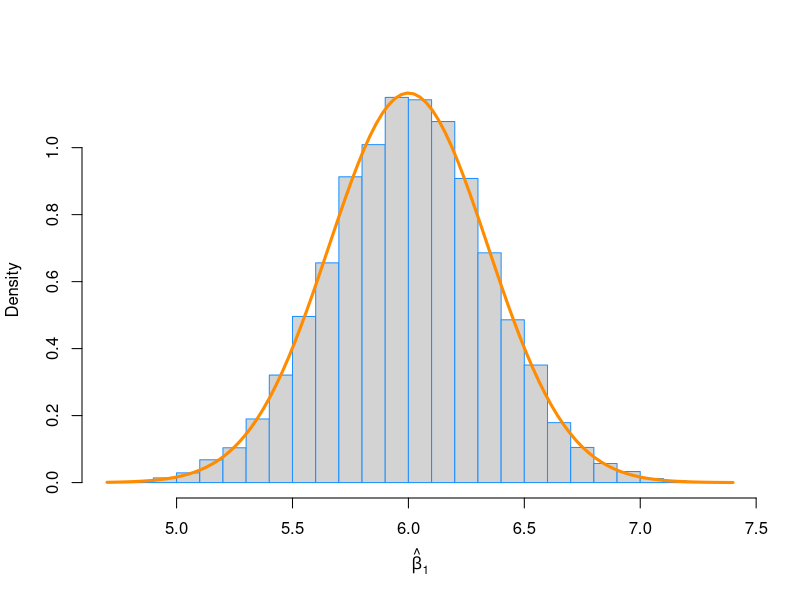
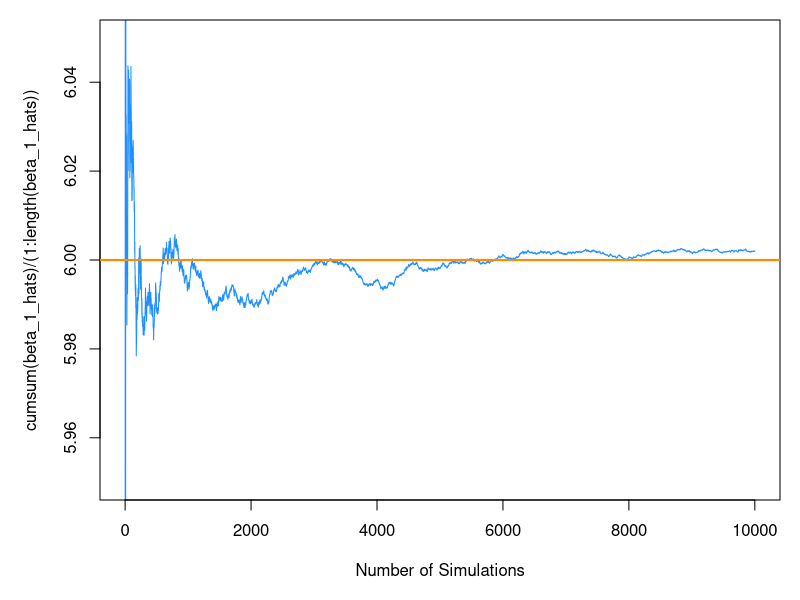
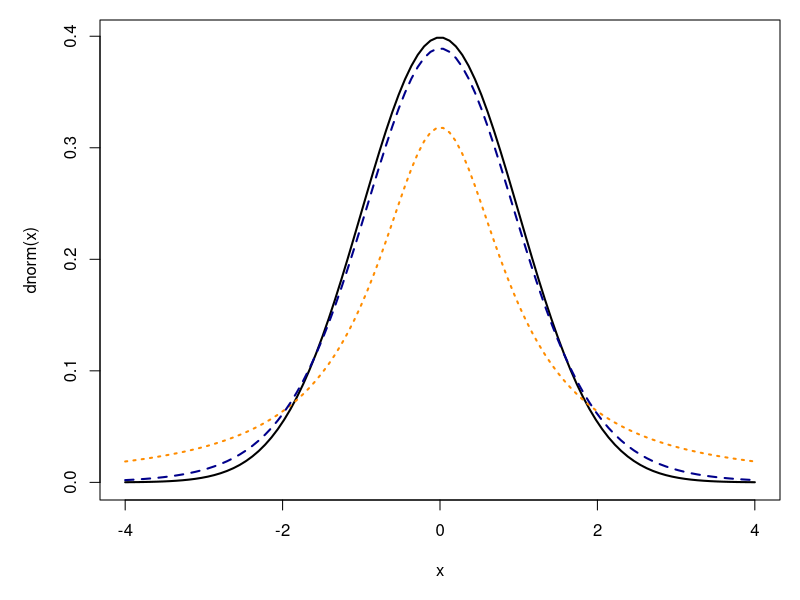
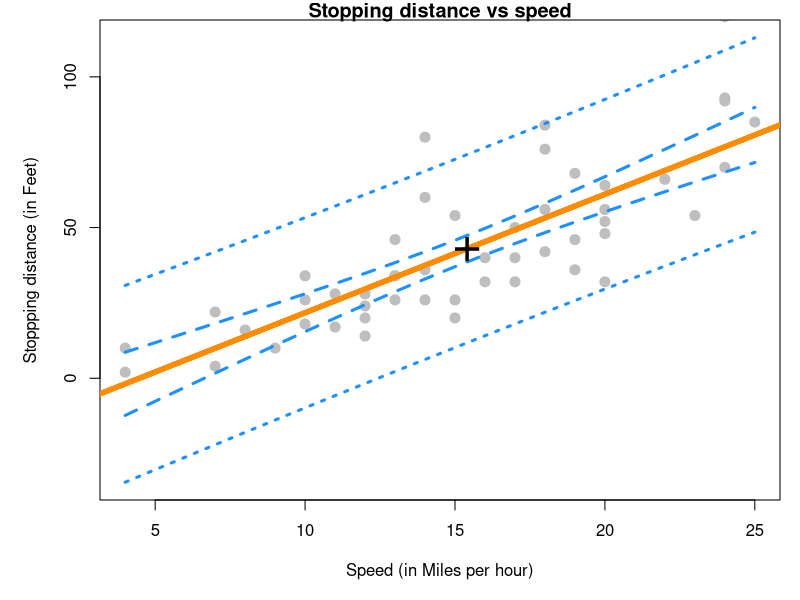

Recreate these plots in R, in order.
set.seed(42)
sample_size = 100
x = seq(-1, 1, length =sample_size)
Sxx = sum((x-mean(x))^2)

beta_0 = 3
beta_1 = 6
sigma = 2

(var_beta_1_hat = sigma^2/Sxx)
(var_beta_0_hat = sigma^2 *(1/sample_size+mean(x)^2/Sxx))


num_samples = 10000
beta_0_hats = rep(0, num_samples)
beta_1_hats = rep(0, num_samples)

for(i in 1:num_samples){
  eps = rnorm(sample_size, mean=0, sd=sigma)
  y = beta_0 + beta_1 *x + eps

  sim_model = lm(y~x)

  beta_0_hats[i] = coef(sim_model)[1]
  beta_1_hats[i] = coef(sim_model)[2]
}

hist(beta_1_hats,
     prob= TRUE,
     breaks=20,
     xlab= expression(hat(beta)[1]),
     main="", border="dodgerblue")
curve(dnorm(x, mean=beta_1, sd= sqrt(var_beta_1_hat)),
      col="darkorange",
      add=TRUE,
      lwd=3)

par(mar=c(5,5,1,1))
plot(cumsum(beta_1_hats)/ (1:length(beta_1_hats)),
     type = "l",
     ylim = c(5.95, 6.05),
     xlab = "Number of Simulations",
     col="dodgerblue")
abline(h=6, col="darkorange", lwd=2)


# t distribution
x = seq(-4, 4, length=100)
plot(x, dnorm(x), type= "l", lty = 1, lwd= 2)
lines(x, dt(x, df=1), lty=3, lwd=2, col="darkorange")
lines(x, dt(x, df=10), lty=2, lwd=2, col="darkblue")


############### car example
stop_dist_model = lm(dist~speed, data=cars)
summary(stop_dist_model)$coefficients

x = cars$speed
y = cars$dist
y_hat = stop_dist_model$fitted.values
e = y-y_hat
n = length(e)
s2_e = sum(e^2)/(n-2)

Sxx = sum((x-mean(x))^2)
Sxy = sum((x-mean(x))*(y-mean(y)))
beta_1_hat = Sxy/Sxx
(beta_1_hat)/(sqrt(s2_e)/sqrt(Sxx))


# store model data
stop_dist_model_test_info = summary(stop_dist_model)$coefficients

beta_0_hat      = stop_dist_model_test_info[1, 1] # Estimate
beta_0_hat_se   = stop_dist_model_test_info[1, 2] # Std. Error
beta_0_hat_t    = stop_dist_model_test_info[1, 3] # t value
beta_0_hat_pval = stop_dist_model_test_info[1, 4] # Pr(>|t|)

beta_1_hat      = stop_dist_model_test_info[2, 1] # Estimate
beta_1_hat_se   = stop_dist_model_test_info[2, 2] # Std. Error
beta_1_hat_t    = stop_dist_model_test_info[2, 3] # t value
beta_1_hat_pval = stop_dist_model_test_info[2, 4] # Pr(>|t|)

2*pt(abs(beta_1_hat_t), df=length(resid(stop_dist_model))-2, lower.tail=FALSE)


############ confidence and prediciton bands
speed_grid = seq(min(cars$speed), max(cars$speed))
dist_ci_band = predict(stop_dist_model,newdata= data.frame(speed=speed_grid),
                       interval = "confidence",
                       level=0.95)
dist_pi_band = predict(stop_dist_model, newdata=data.frame(speed=speed_grid),
                       interval="prediction",
                       level=0.95)

plot(dist~speed, data=cars,
     xlab= "Speed (in Miles per hour)",
     ylab = "Stoppping distance (in Feet)",
     main = "Stopping distance vs speed",
     pch =20,
     cex=2,
     col="grey",
     ylim= c(min(dist_pi_band), max(dist_pi_band)))
abline(stop_dist_model, lwd=5, col="darkorange")
lines(speed_grid, dist_ci_band[,"lwr"], col="dodgerblue", lwd=3, lty=2)
abline(stop_dist_model, lwd=5, col="darkorange")
lines(speed_grid, dist_ci_band[,"upr"], col="dodgerblue", lwd=3, lty=2)
abline(stop_dist_model, lwd=5, col="darkorange")
lines(speed_grid, dist_pi_band[,"lwr"], col="dodgerblue", lwd=3, lty=3)
abline(stop_dist_model, lwd=5, col="darkorange")
lines(speed_grid, dist_pi_band[,"upr"], col="dodgerblue", lwd=3, lty=3)
points(mean(cars$speed), mean(cars$dist), pch = "+", cex = 3)


anova(stop_dist_model)
anova(lm(dist ~ 1, data = cars), lm(dist ~ speed, data = cars))
